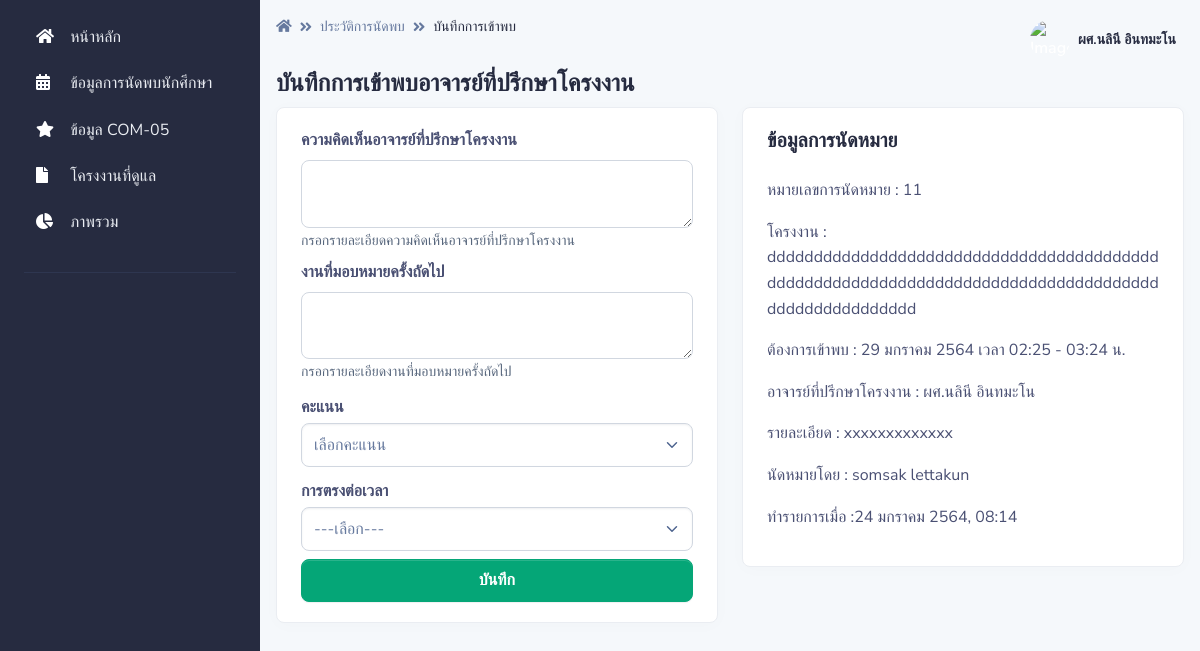
The page /pages/appoint_teacher/com05_frm.php?act=show&ID=11 (signed in) on the database its author committed.
### tables this page shows
CREATE TABLE `appoint` (
  `appoint_id` int(255) NOT NULL,
  `project_id` int(15) NOT NULL,
  `appoint_date_start` datetime NOT NULL,
  `appoint_date_end` datetime NOT NULL,
  `apooint_minute` int(3) NOT NULL,
  `appoint_comment` varchar(255) NOT NULL,
  `teacher_id` int(15) NOT NULL,
  `appoint_status` int(2) NOT NULL,
  `recorder` int(15) NOT NULL,
  `appoint_recorder` datetime NOT NULL DEFAULT current_timestamp()
);

CREATE TABLE `project` (
  `project_id` int(15) NOT NULL,
  `project_name` varchar(255) NOT NULL,
  `project_type` int(2) NOT NULL,
  `project_adviser1` int(15) NOT NULL,
  `project_adviser2` int(15) NOT NULL,
  `project_status` int(2) NOT NULL,
  `project_record` int(10) NOT NULL DEFAULT 1
);

CREATE TABLE `teacher` (
  `teacher_id` int(10) NOT NULL,
  `teacher_name` varchar(255) NOT NULL,
  `teacher_email` varchar(255) NOT NULL,
  `teacher_password` varchar(255) NOT NULL,
  `teacher_photo` varchar(255) NOT NULL,
  `teacher_type` int(1) NOT NULL DEFAULT 2
);

CREATE TABLE `student` (
  `student_id` int(15) NOT NULL,
  `student_name` varchar(255) NOT NULL,
  `student_major` int(2) NOT NULL,
  `student_phone` varchar(15) NOT NULL,
  `student_email` varchar(255) NOT NULL,
  `student_password` varchar(255) NOT NULL,
  `student_photo` varchar(255) NOT NULL,
  `student_project` int(15) NOT NULL,
  `student_type` varchar(1) NOT NULL DEFAULT 'A'
);

### pages/dateth.php (called while the page is built, shortened)
<?php
	function DateTimeThai($strDateTime)
	{
		$strYear = date("Y",strtotime($strDateTime))+543;
		$strMonth= date("n",strtotime($strDateTime));
		$strDay= date("j",strtotime($strDateTime));
		$strHour= date("H",strtotime($strDateTime));
		$strMinute= date("i",strtotime($strDateTime));
		$strMonthCut = Array("","มกราคม","กุมภาพันธ์","มีนาคม","เมษายน","พฤษภาคม","มิถุนายน","กรกฎาคม","สิงหาคม","กันยายน","ตุลาคม","พฤศจิกายน","ธันวาคม");
		$strMonthThai=$strMonthCut[$strMonth];
		return "$strDay $strMonthThai $strYear, $strHour:$strMinute";
	}
    function DateThai($strDate)
	{
		$strYear = date("Y",strtotime($strDate))+543;
		$strMonth= date("n",strtotime($strDate));
		$strDay= date("j",strtotime($strDate));
		$strMonthCut = Array("","มกราคม","กุมภาพันธ์","มีนาคม","เมษายน","พฤษภาคม","มิถุนายน","กรกฎาคม","สิงหาคม","กันยายน","ตุลาคม","พฤศจิกายน","ธันวาคม");
		$strMonthThai=$strMonthCut[$strMonth];
		return "$strDay $strMonthThai $strYear";
	}
	function HourMinute($strDatetoHourMinute)
	{
		$strHour= date("H",strtotime($strDatetoHourMinute));
		$strMinute= date("i",strtotime($strDatetoHourMinute));
		return "$strHour:$strMinute";
	}
	function HourMinute1($strDatetoHourMinute1)
	{
		$strHour= date("H",strtotime($strDatetoHourMinute1));
		$strMinute= date("i",strtotime($strDatetoHourMinute1));
		return "$strHour:$strMinute";
    }
?>

### pages/appoint_teacher/com05_frm.php (the view, shortened to what this page needs)
<?php
if (!$_SESSION["TeacherID"]){
	  Header("Location: ../../login_te.php");
}else{?>
<?php
include '../../conn.php';
$appoint_id = $_REQUEST["ID"];
?>
<!DOCTYPE html>
<html lang="en">
<head>
    <link type="text/css" href="../../vendor/@fortawesome/fontawesome-free/css/all.min.css" rel="stylesheet">
    <link type="text/css" href="../../vendor/notyf/notyf.min.css" rel="stylesheet">
    <link type="text/css" href="../../css/volt.css" rel="stylesheet">
    <?php include '../dateth.php';?>
</head>
<body>
    <?php include '../menu_te.php';?>
    <main class="content">
        <nav class="navbar navbar-top navbar-expand navbar-dashboard navbar-dark pl-0 pr-2 pb-0">
            <div class="container-fluid px-0">
                <div class="d-flex justify-content-between w-100" id="navbarSupportedContent">
                    <div class="d-flex">
                        <nav aria-label="breadcrumb">
                            <ol class="breadcrumb breadcrumb-dark breadcrumb-transparent">
                            <li class="breadcrumb-item"><a href="../teacher"><span class="fas fa-home"></span></a></li>
                                <li class="breadcrumb-item"><a href="../appoint_teacher">ประวัติการนัดพบ</a></li>
                                <li class="breadcrumb-item active" aria-current="page">บันทึกการเข้าพบ</li>
                            </ol>
                        </nav>
                    </div>
                    <?php include '../navbar_te.php';?>
                </div>
            </div>
        </nav>
        <div class="py-0">
            <div class="d-flex justify-content-between w-100 flex-wrap">
                <div class="mb-3 mb-lg-0">
                    <h1 class="h4">บันทึกการเข้าพบอาจารย์ที่ปรึกษาโครงงาน</h1>
                </div>
            </div>
        </div>
        <div class="row">
                <div class="col-12 col-xl-6">
                    <div class="card card-body bg-white border-light shadow-sm mb-4">
                    <form action="com05_add_ac.php" method="post">
                <div class="mb-2">
                    <label for="comment_teacher">ความคิดเห็นอาจารย์ที่ปรึกษาโครงงาน</label>
                    <textarea  class="form-control" id="comment_teacher" name="comment_teacher"
                        aria-describedby="present-describ" maxlength="255"></textarea>
                    <small id="present-describ"
                        class="form-text text-muted">กรอกรายละเอียดความคิดเห็นอาจารย์ที่ปรึกษาโครงงาน</small>
                </div>
                <div class="mb-2">
                    <label for="comment_assign">งานที่มอบหมายครั้งถัดไป</label>
                    <textarea  class="form-control" id="comment_assign" name="comment_assign"
                        aria-describedby="present-describ" maxlength="255"></textarea>
                    <small id="present-describ"
                        class="form-text text-muted">กรอกรายละเอียดงานที่มอบหมายครั้งถัดไป</small>
                </div>
                <div class="mb-2">
                    <label class="my-1 mr-2" for="score">คะแนน</label>
                    <select class="form-select" id="score" name="score" aria-label="Default select example">
                        <option selected>เลือกคะแนน</option>
                    </select>
                </div>
                <div class="mb-2">
                    <label class="my-1 mr-2" for="meet_check">การตรงต่อเวลา</label>
                    <select class="form-select" id="meet_check" name="meet_check" aria-label="Default select example">
                        <option selected>---เลือก---</option>
                    </select>
                </div>
                <?php
$sql = "SELECT
appoint.appoint_id as a_id,
appoint.project_id as p_id
FROM
appoint
WHERE
appoint.appoint_id = '$appoint_id'";
$result = mysqli_query($con, $sql) or die ("Error in query: $sql " . mysqli_error());
$row = mysqli_fetch_array($result);
extract($row);
?>
                <button class="btn btn-block btn-success" type="submit">บันทึก</button>
            </form>
                    </div>
                </div>
                <div class="col-12 col-xl-6">
                            <div class="card card-body bg-white border-light shadow-sm mb-4">
                                <h2 class="h5 mb-4">ข้อมูลการนัดหมาย</h2>
<?php
					$sql = "SELECT
                    appoint.appoint_id,
                    appoint.project_id,
                    project.project_name,
                    appoint.appoint_date_start,
                    appoint.appoint_date_end,
                    appoint.appoint_comment,
                    appoint.teacher_id,
                    teacher.teacher_name,
                    appoint.appoint_status,
                    appoint_status.appoint_status_name,
                    appoint.recorder,
                    student.student_name,
                    appoint.appoint_recorder
                    FROM
                    appoint
                    INNER JOIN project ON appoint.project_id = project.project_id
                    INNER JOIN teacher ON appoint.teacher_id = teacher.teacher_id
                    INNER JOIN appoint_status ON appoint.appoint_status = appoint_status.appoint_status_id
                    INNER JOIN student ON student.student_project = project.project_id AND appoint.recorder = student.student_id
                    WHERE
                    appoint.appoint_id ='$appoint_id'";
					$result = $con->query($sql);
					if ($result->num_rows > 0) {
						while($row = $result->fetch_assoc()) {
                            $strDate = $row["appoint_date_start"];
                            $strDatetoHourMinute = $row["appoint_date_start"];
                            $strDatetoHourMinute1 = $row["appoint_date_end"];
                            $strDateTime = $row["appoint_recorder"];
                            echo '<p> หมายเลขการนัดหมาย : ' . $row["appoint_id"].'
           <p> โครงงาน : ' . $row["project_name"].'
           <p>ต้องการเข้าพบ : '.DateThai($strDate).'   เวลา '. HourMinute($strDatetoHourMinute).'  - '. HourMinute1($strDatetoHourMinute1).' น.
           <p> อาจารย์ที่ปรึกษาโครงงาน : ' . $row["teacher_name"].'
           <p> รายละเอียด : ' . $row["appoint_comment"].'
           <p> นัดหมายโดย : ' . $row["student_name"].'
           <p> ทำรายการเมื่อ :'.DateTimeThai($strDateTime).' ';
}
}
?>
                            </div>
                </div>
            </div>
    </main>
</body>
</html>
<?php }?>

### rows shown on the page
appoint: appoint_id "11", project.project_name "dddddddddddddddddddddddddddddddddddddddddddddddddddddddddddddddddddddddddddddddddddddddddddddddddddd", appoint_date_start "29 มกราคม 2564", appoint_date_start "02:25", appoint_date_end "03:24", teacher.teacher_name "ผศ.นลินี อินทมะโน", appoint_comment "xxxxxxxxxxxxx", recorder.student_name "somsak lettakun", appoint_recorder "24 มกราคม 2564, 08:14"

### other values the page prints
$_SESSION["TeacherName"] "ผศ.นลินี อินทมะโน"
